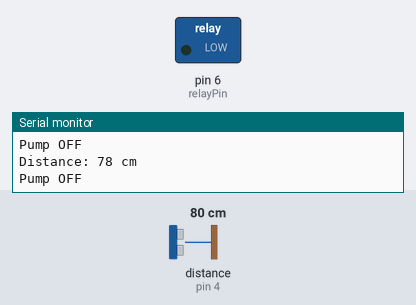
Simulated run of this sketch. Board: Arduino Nano, built with avr-gcc and run on an emulated ATmega328P. Parts: switched loads named in the sketch (green lamp = pin HIGH), the last lines printed to the serial monitor. Wiring (inferred from the names in the program): ultrasonic range finder: trigger pin 5; echo pin 4. Inputs (shaded band) come from the test bench; at power-on: distance to the obstacle (sensor on pin 4) 80 cm. The echo pulse lasts 58.3 µs per cm; pins used as bus, display or sensor lines are not drawn.

Above: at 1.2 s.
1.3 s: distance to the obstacle (sensor on pin 4) set to 7 cm
2.8 s: distance to the obstacle (sensor on pin 4) set to 4 cm
At 4.0 s:
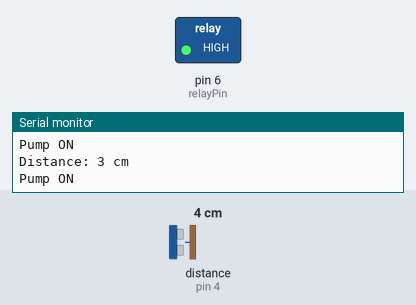
4.3 s: distance to the obstacle (sensor on pin 4) set to 9 cm
At 4.6 s:
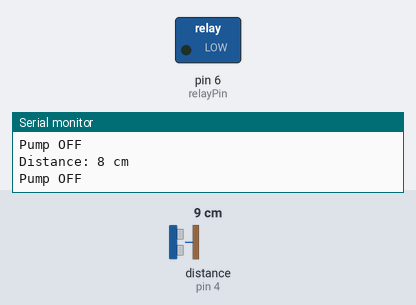
5.8 s: distance to the obstacle (sensor on pin 4) set to 2 cm
At 6.4 s:
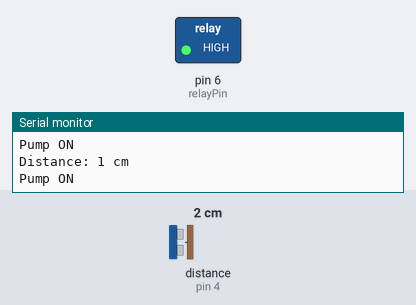
Timing chart, 0 to 8.3 s (numbered marks = the images above; inputs shaded):
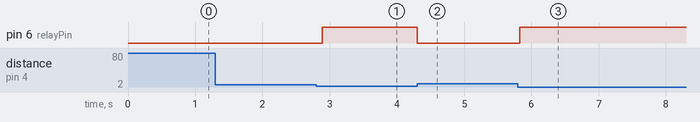

Measured:
- the behaviour switches between 6 and 5 cm on distance to the obstacle (sensor on pin 4) (found by bisection; images 0 and 1)
- after the input at 2.8 s, pin 6 (relayPin): LOW → HIGH after 0.09 s
- after the input at 4.3 s, pin 6 (relayPin): HIGH → LOW at once
- after the input at 5.8 s, pin 6 (relayPin): LOW → HIGH at once

The sketch:

test_bom_nuoc1.ino
```cpp
// Dự án máy bơm nước uống tự động với Arduino Nano
// Thành phần:
// - Arduino Nano
// - Bơm DC 5V
// - Relay 5V
// - Cảm biến siêu âm HC-SR04

// Định nghĩa chân cho cảm biến siêu âm
const int trigPin = 5;
const int echoPin = 4;

// Định nghĩa chân điều khiển relay
const int relayPin = 6;

// Ngưỡng khoảng cách để kích hoạt bơm nước (đơn vị cm)
const int distanceThreshold = 5;

void setup() {
  // Cấu hình chân cho cảm biến siêu âm
  pinMode(trigPin, OUTPUT);
  pinMode(echoPin, INPUT);

  // Cấu hình chân relay
  pinMode(relayPin, OUTPUT);
  digitalWrite(relayPin, LOW); // Ban đầu tắt relay

  // Khởi tạo giao tiếp Serial để debug
  Serial.begin(9600);
}

void loop() {
  // Đo khoảng cách bằng cảm biến siêu âm
  long duration;
  int distance;

  // Gửi tín hiệu từ chân trig
  digitalWrite(trigPin, LOW);
  delayMicroseconds(2);
  digitalWrite(trigPin, HIGH);
  delayMicroseconds(10);
  digitalWrite(trigPin, LOW);

  // Đo thời gian tín hiệu phản hồi tại chân echo
  duration = pulseIn(echoPin, HIGH, 20000); // Thêm timeout 30ms để tránh treo

  if (duration == 0) {
    Serial.println("No echo received: Check sensor or connection");
    return; // Bỏ qua nếu không nhận được tín hiệu
  }

  // Tính toán khoảng cách
  distance = duration * 0.034 / 2;

  // Hiển thị khoảng cách để debug
  Serial.print("Distance: ");
  Serial.print(distance);
  Serial.println(" cm");

  // Kiểm tra khoảng cách và điều khiển bơm
  if (distance > 0 && distance < distanceThreshold) {
    digitalWrite(relayPin, HIGH); // Kích hoạt bơm
    Serial.println("Pump ON");
  } else {
    digitalWrite(relayPin, LOW); // Tắt bơm
    Serial.println("Pump OFF");
  }

  // Đợi 100ms trước khi lặp lại
  delay(100);
}
```
